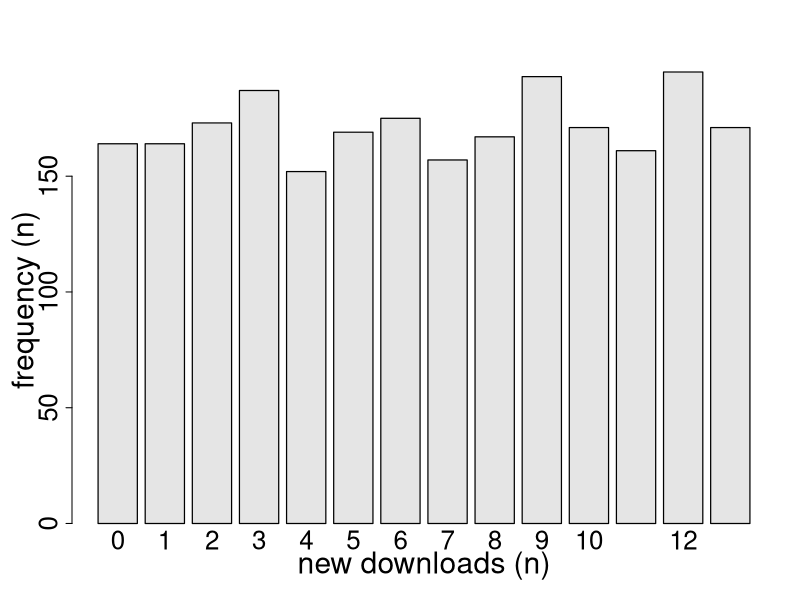
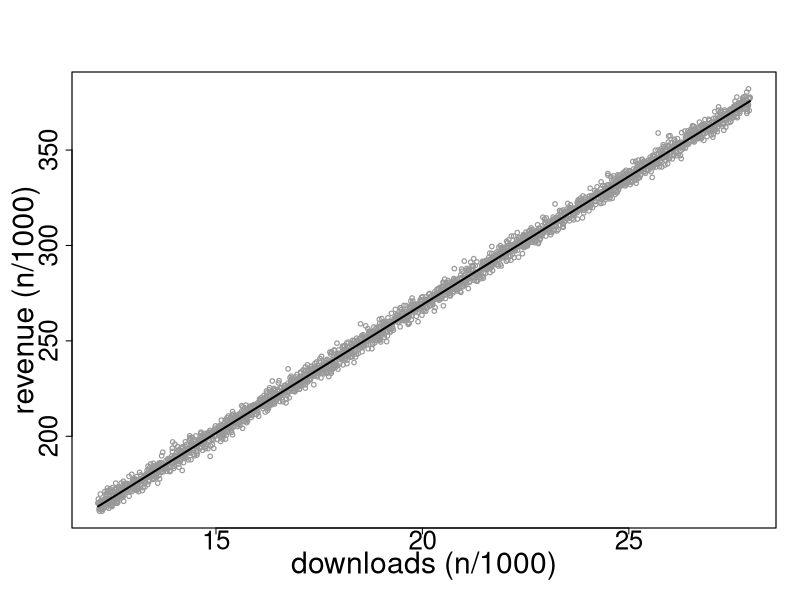
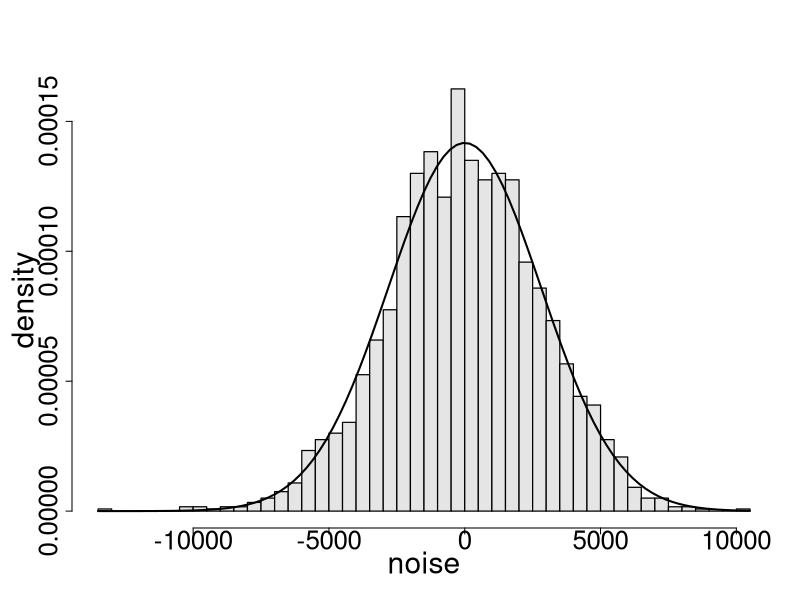
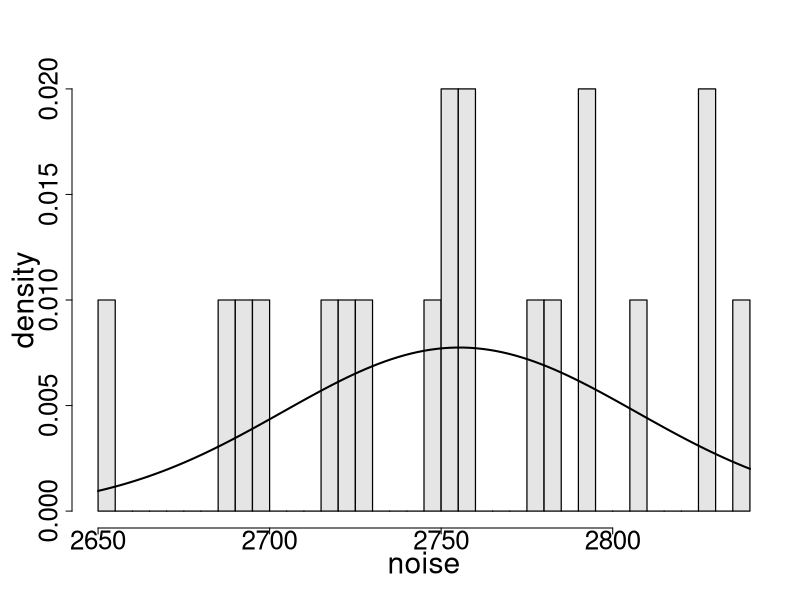

Generate these figures, in order, with R:
#!/usr/bin/Rscript

# the path where both this script and the .csv files are
# setwd("/home/rstudio")

#---------#
# HELPERS #
#---------#

# operations
as.numeric.factor <- function(x) {
    as.numeric(levels(x))[x]
}

element.last <- function(set) {
    tail(as.numeric.factor(set), 1)
}

sigfig <- function(number, digits=significantDigits) {
    formatC(signif(number, digits=digits), digits=digits, format="fg", flag="#")
}

# outputs
output.newline <- function() {
    cat("\n")
}

output.dimax <- function(value, probability, object) {
    print(sprintf("D_%i_max = %i", object, value))
    print(sprintf("        error probability = %s", probability))
}

output.alphai <- function(value, correlation, object) {
    print(sprintf("alpha_%i = %s", object, value))
    print(sprintf("        correlation = %f", correlation))
}

output.variance <- function(value, valueLower, valueUpper, confidence, zalphatwo) {
    print(sprintf("sigma^2 = %s [%s, %s]", value, valueLower, valueUpper))
    print(sprintf("        confidence = %s (z = %s)", confidence, zalphatwo))
}

# graphs
plot.new <- function() {
    dev.new()
    par(
        cex=0.6,
        cex.main=1.8,
        cex.lab=3.0,
        cex.axis=2.6,
        lwd=1.2,
        mar = c(6, 6, 6, 2)
        )
}

plot.dimax <- function(data, object) {
    title = "" # paste0("UNIFORM DISTRIBUTION COMPONENT - OBJECT ", object)
    xLabel = "new downloads (n)"
    yLabel = "frequency (n)"
    color = "gray90"
    plot.new()
    barplot(table(data), col=color, main=title, xlab=xLabel, ylab=yLabel)
}

plot.alphai <- function(xData, yData, fit, object) {
    scale = 1000

    title = "" # paste0("LINEAR FIT - OBJECT ", object)
    xLabel = paste0("downloads (n/", scale, ")")
    yLabel = paste0("revenue (n/", scale, ")")
    color = "gray60"
    weight = 2

    plot.new()
    plot(xData/scale, yData/scale, col=color, main=title, xlab=xLabel, ylab=yLabel)
    lines(xData/scale, fit/scale, lwd=weight)
}

plot.alphas <- function(xData, fit, object) {
    scale = 1000
    xLim = c(20, 160)
    yLim = c(0, 2700)

    title = "" # paste0("LINEAR FIT - OBJECT ", object)
    xLabel = paste0("downloads (n/", scale, ")")
    yLabel = paste0("revenue (n/", scale, ")")
    colors = c("gray10", "gray20", "gray30", "gray40", "gray50", "gray60", "gray70", "gray80", "gray90", "gray100")

    if (object == 1) {
        plot.new()
        plot(xData/scale, fit/scale, xlim=xLim, ylim=yLim, type="l", col=colors[object], main=title, xlab=xLabel, ylab=yLabel)
    }
    lines(xData/scale, fit/scale, xlim=xLim, ylim=yLim, type="l", col=colors[object])
}

plot.gaussian <- function(data, bin) {
    title = "" #paste0("NOISE DISTRIBUTION (BIN = ", bin, ")")
    xLabel = "noise"
    yLabel = "density"
    color = "gray90"
    weight = 2

    breaks = (floor(max(data))-ceiling(min(data))) / bin

    plot.new()
    hist(data, freq=FALSE, breaks=breaks, col=color, main=title, xlab=xLabel, ylab=yLabel)
    curve(dnorm(x, mean=mean(data), sd=sd(data)), add=TRUE, lwd=weight)
}

#----------#
# SETTINGS #
#----------#

doPlot = TRUE # whether the data is plotted or not
doAll = FALSE # whether the linear fit is plotted for a single object or all of them (irrelevant if doPlot == FALSE)
objectToPlot = 6 # the object of which to plot the D_i_max distribution and the alpha_i fit (the latter in case doAll == FALSE)
doSplit = TRUE # whether the objects noise sets are splitted in two disjointed subsets to calculate sigma or not

significantDigits = 5 # significant digits kept throughout the computation
zalphatwos = list() # list of z_a/2 values for given confidence rates
zalphatwos[["0.900"]] = 1.645
zalphatwos[["0.950"]] = 1.960
zalphatwos[["0.980"]] = 2.326
zalphatwos[["0.990"]] = 2.576
zalphatwos[["0.998"]] = 3.08
zalphatwos[["0.999"]] = 3.27

#------#
# DATA #
#------#

data = read.csv("./data/pezze.csv")
subsets = split(data, data$i)

variances = numeric()

currentObject = 0
for (subset in subsets) {
    currentObject = currentObject+1
    output.newline()

    #--------------------#
    # D_i_max ESTIMATION #
    #--------------------#

    uniformComponent = diff(subset$x)
    uniformDistribution = as.data.frame(table(uniformComponent))

    D_i_max = element.last(uniformDistribution$uniformComponent) # (1)

    possibleValues = D_i_max+1+1 # (2)
    totalEvents = length(uniformComponent)
    neverTurnProb = ((possibleValues-1)/possibleValues)^totalEvents

    output.dimax(D_i_max, format(neverTurnProb), currentObject)
    if (currentObject == objectToPlot)
        if (doPlot && !doAll) plot.dimax(uniformComponent, currentObject)

    #--------------------#
    # alpha_i ESTIMATION #
    #--------------------#

    downloads = subset$x
    revenues = subset$y

    correlation = cor(downloads, revenues)

    fit = lm(revenues ~ downloads) # (3)
    steepness = fit$coefficients[[2]]
    intercept = fit$coefficients[[1]]
    fitLine = downloads*steepness + intercept

    output.alphai(sigfig(steepness), correlation, currentObject)
    if (currentObject == objectToPlot)
        if (doPlot && !doAll) plot.alphai(downloads, revenues, fitLine, currentObject)

    if (doPlot && doAll) plot.alphas(downloads, fitLine, currentObject)

    #------------------#
    # sigma ESTIMATION #
    #------------------#

    gaussianComponent = fitLine-revenues # (4)

    if (doSplit) {
        leftSplit = head(gaussianComponent, length(gaussianComponent)/2)
        rightSplit = tail(gaussianComponent, length(gaussianComponent)/2)

        variances = append(variances, sd(leftSplit))
        variances = append(variances, sd(rightSplit))
    }
    else {
        variances = append(variances, sd(gaussianComponent))
    }

    if (currentObject == objectToPlot)
        if (doPlot && !doAll) plot.gaussian(gaussianComponent, 280)
}

#-----------------------#
# confidence ESTIMATION #
#-----------------------#

output.newline()

degrees = length(variances)-1
varianceMean = mean(variances)
varianceVariance = sd(variances)

if (doPlot && !doAll) plot.gaussian(variances, 5)

for (confidence in names(zalphatwos)) {
    output.newline()

    zalphatwo = zalphatwos[[confidence]]
    varianceLower = varianceMean - zalphatwo*sqrt(varianceVariance/degrees)
    varianceUpper = varianceMean + zalphatwo*sqrt(varianceVariance/degrees)

    output.variance(sigfig(varianceMean), sigfig(varianceLower), sigfig(varianceUpper), confidence, zalphatwo)
}

#-------#
# NOTES #
#-------#

# (1) The largest result found in the distribution is likely to be the desired D_i_max.

# (2) The likelihood of D_i_max actually being the found value plus one can be obtained by calculating the probability
#     this value is actually part of the distribution, but was never extracted:
#
#                n
#         / t-1 \
#     p = | --- |
#         \  t  /
#
#     1 is added to account for '0' being a valid result, and 1 for our real maximum assumption.

# (3) The linear regression fit is estimated using least square mean function.

# (4) The gaussian noise component for each time step is the difference between the real value and the corresponding one
#     on our linear fit.
